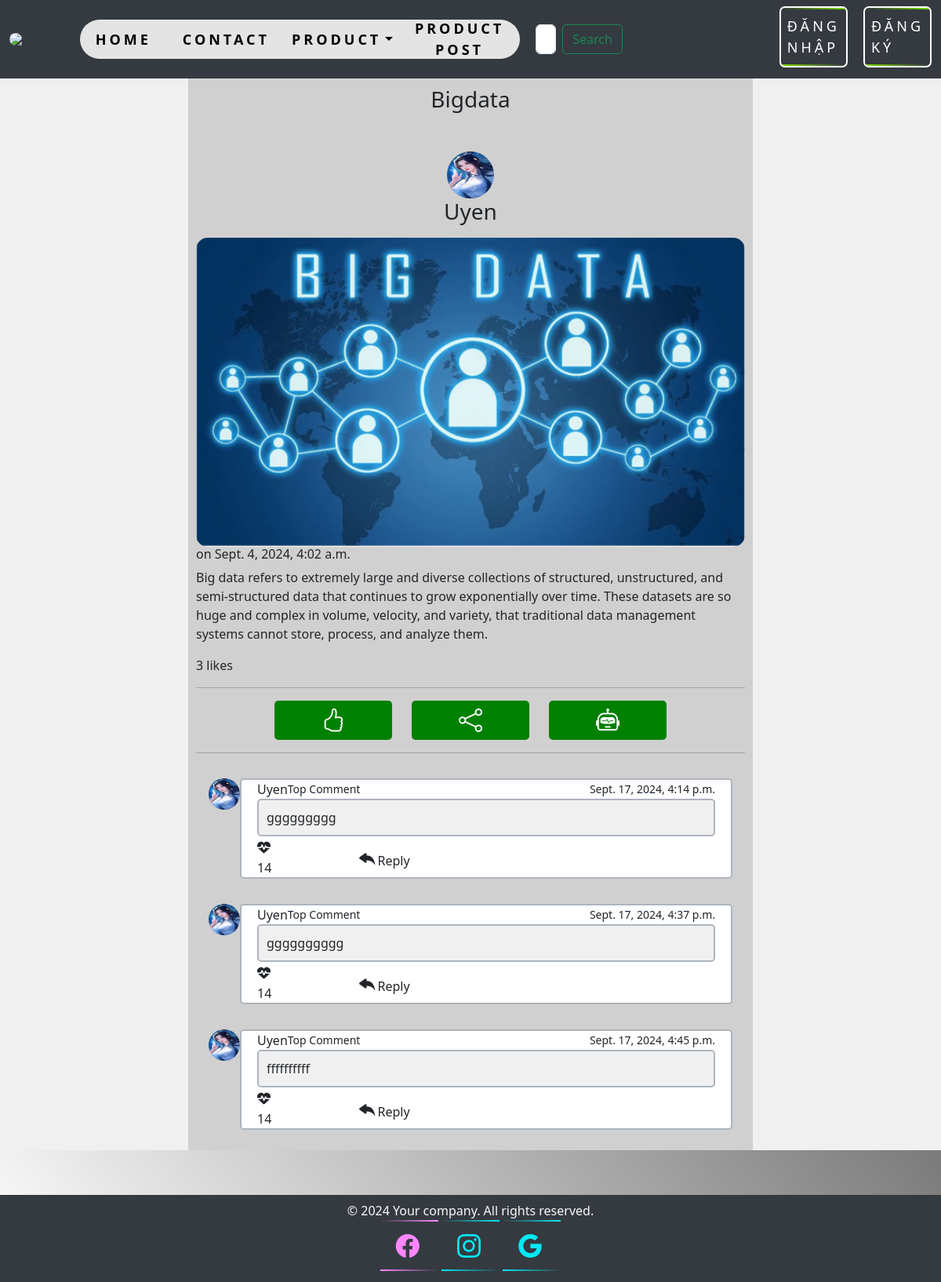
/app/50/, run on the app's committed database.
### app/models.py (models this page shows, shortened)
class Post(models.Model):
    poster = models.ForeignKey(User,on_delete=models.SET_NULL,blank=True,null=True)
    title = models.CharField(max_length=100)
    body = models.TextField()
    date = models.DateTimeField(auto_now_add=True)
    image = models.ImageField(null=True,blank=True)
    video = models.FileField(null=True,blank=True)
    likes = models.ManyToManyField(User,related_name='post_likes', blank = True)

class Profile(models.Model):
    user = models.OneToOneField(User, on_delete=models.CASCADE)
    image = models.ImageField(null=True,blank=True)

class Comment(models.Model):
    post = models.ForeignKey(Post, on_delete=models.CASCADE, related_name='comments')
    author = models.ForeignKey(User, on_delete=models.CASCADE)
    body = models.TextField()
    date = models.DateTimeField(auto_now_add=True)
    image = models.ImageField(null=True,blank=True)

### app/views.py (the view, shortened to what this page needs)
# urls.py: path('app/<int:id>/',views.post, name = 'post'),
def post(request, id, comment_id=None):
    post = get_object_or_404(Post, id=id)
    comment = None
    if comment_id:
        comment = get_object_or_404(Comment, id=comment_id, post=post)
    liked = False
    if request.user.is_authenticated and post.likes.filter(id=request.user.id).exists():
        liked = True
    form = CommentForm()
    if request.method == "POST":
        form = CommentForm(request.POST, author=request.user, post=post)
        if form.is_valid():
            form.save()
            return HttpResponseRedirect(request.path) # Không bị lặp lại yêu cầu khi load lại trang web
    context = {"post": post,
               "form": form,
               "comment": comment,
               "liked": liked}
    return render(request, "app/post.html", context)

### app/forms.py (shortened to what this page needs)
class CommentForm(forms.ModelForm):
    def __init__(self, *args, **kwargs):
        self.author = kwargs.pop('author', None)
        self.post = kwargs.pop('post', None)
        super().__init__(*args, **kwargs)
    class Meta:
        model = Comment
        fields = ["body"]

### app/templates/app/post.html (shortened to what this page needs)
{% extends "app/base.html" %}
{% load static %}
{% block detail_block %}
<div class="containerhung">
  <div class="column small"></div>
  <div class="column large">
    <h3 class="main-content">
      <p>{{post.title}}</p>
      <br />
      <img
        src="{{post.poster.profile.image.url}}"
        width="60"
        height="60"
        class="rounded-circle mr-3"
      />
      <p>{{post.poster}}</p>
    </h3>
    {% if post.image %}
    <div>
      <img
        src="{{ post.image.url }}"
        class="column-imge"
        style="border-radius: 15px"
      />
      <h6>on {{post.date}}</h6>
      {{post.body|safe|linebreaks}}
      <span id="like-count-{{ post.id }}">{{ post.likes.count }}</span> likes
      <hr />
      <div class="likes">
        <div
          style="
            width: 25%;
            display: flex;
            justify-content: center;
            align-items: center;
          "
        >
          <form id="like-form-{{ post.id }}">
            <button
              type="button"
              class="custom-button"
              id="like-button-{{ post.id }}"
              onclick="likePost({{ post.id }})"
            >
              <i
                id="like-icon-{{ post.id }}"
                class="bi {% if liked %}bi-hand-thumbs-up-fill{% else %}bi-hand-thumbs-up{% endif %}"
                style="font-size: 30px"
              ></i>
            </button>
          </form>
        </div>
        <div
          style="
            width: 25%;
            display: flex;
            justify-content: center;
            align-items: center;
          "
        >
          <button class="custom-button">
            <span class="glyphicon glyphicon-thumbs-up"
              ><i class="bi bi-share" style="font-size: 30px"></i
            ></span>
          </button>
        </div>
        <div
          style="
            width: 25%;
            display: flex;
            justify-content: center;
            align-items: center;
          "
        >
          <button class="custom-button">
            <span class="glyphicon glyphicon-thumbs-up">
              <i class="bi bi-robot" style="font-size: 30px"></i
            ></span>
          </button>
        </div>
      </div>
      <hr />
      {% for comment in post.comments.all %}
      <div class="d-flex flex-row p-3">
        <div style="width: 60px">
          <img
            src="{% if comment.author.profile.image %}{{ comment.author.profile.image.url }}{% else %}{% static 'app/images/person.png' %}{% endif %}"
            width="40"
            height="40"
            class="rounded-circle mr-3"
          />
        </div>
        <div
          style="
            width: 1000px;
            background-color: white;
            padding-left: 20px;
            padding-right: 20px;
            border-radius: 5px;
            border: 2px solid #adb5bd;
          "
        >
          <div class="d-flex justify-content-between align-items-center">
            <div class="d-flex flex-row align-items-center">
              <span class="mr-2">{{comment.author}}</span>
              <small class="c-badge">Top Comment</small>
            </div>
            <small>{{comment.date}}</small>
          </div>
          <p
            class="text-justify comment-text mb-0"
            style="
              border: 2px solid #adb5bd;
              border-radius: 5px;
              padding: 10px;
              background-color: #f0f0f0;
            "
          >
            {{comment.body}}
          </p>
          <div
            class="d-flex flex-row user-feed"
            style="margin-top: 4px; align-items: center"
          >
            <div class="wish" style="width: 5%">
              <i
                class="fa fa-heartbeat mr-2"
                style="width: 60%; font-size: 20px"
              ></i
              >14
            </div>
            <div style="margin-left: 100px; width: 80%">
              <a
                type="button"
                data-bs-toggle="collapse"
                data-bs-target="#replyBox{{ comment.id }}"
                aria-expanded="false"
                aria-controls="replyBox{{ comment.id }}"
                style="border-radius: 5px"
              >
                <i class="bi bi-reply-fill" style="font-size: 25px"></i>Reply
              </a>
            </div>
          </div>
        </div>
      </div>
      {% endfor %}
    </div>
    {% endif %}
  </div>
  <div class="column small"></div>
</div>
<br />
<br />
<br />
{% endblock %}

### app/static/app/css/main.css (style rules this page uses)
body { background-color: hsl(0, 0%, 98%); }
h1,h2,h3,h4,h5,h6 { color:hsl(0, 0%, 30%); }

### app/templates/app/post.html (style rules this page uses)
.custom-button { background-color: green; color: white; border: none; padding: 10px 20px; text-align: center; text-decoration: none; display: inline-block; font-size: 16px; border-radius: 5px; cursor: pointer; transition: background-color 0.3s ease; width: 150px; height: 50px; display: flex; justify-content: center; align-items: center; }

### data on the page
Post: title "Bigdata", poster.profile.image (picture), poster "Uyen", image (picture), date "Sept. 4, 2024, 4:02 a.m.", body "Big data refers to extremely large and diverse collections of structured, unstructured, and semi-structured data that continues to grow exponentially over time. These datasets are so huge and complex in volume, velocity, and variety, that traditional data management systems cannot store, process, and analyze them.", likes.count "3"
Comment: author.image (picture), author "Uyen", date "Sept. 17, 2024, 4:14 p.m.", body "ggggggggg"
Comment: author.image (picture), author "Uyen", date "Sept. 17, 2024, 4:37 p.m.", body "gggggggggg"
Comment: author.image (picture), author "Uyen", date "Sept. 17, 2024, 4:45 p.m.", body "ffffffffff"
